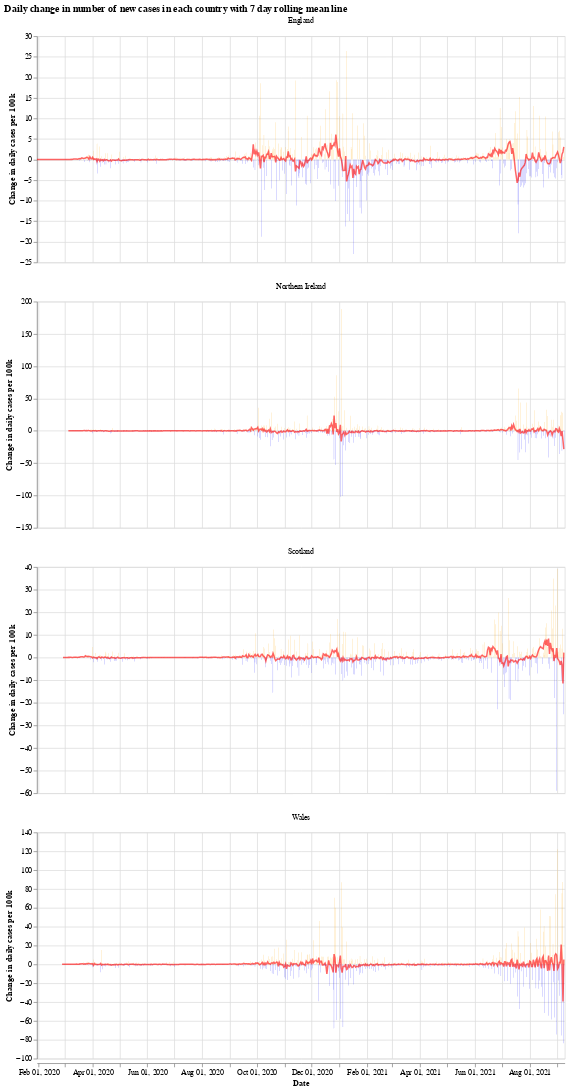

The notebook cell this image was saved under:
### Markdown cell above
We will use the Python library `Altair` for visualising the data, see the [altair docs](https://altair-viz.github.io/) for more information.

First we have a graph which shows the daily change in the number of new cases for each country. This number jumps up and down all over the place, which is likely due to delay in reporting of new cases over the weekend. Another interesting thing is that it looks like the daily cases in Wales experienced a much shorter period of calm over the summer (calm in the sense of daily cases not jumping up and down).

The orange bars are days when the number of new cases (per 100k population) was more than the previous day, while the blue are days when the number of new cases dropped. The red line is the 7 day moving average. 

When the moving average line is below 0, it means that there is a consistent drop in new cases. We can see this clearly happening around the times that lockdowns were introduced (though, to varying degrees). I will update the graphs soon with a marker of when each lockdown started.

### Code cell
# collapse
import altair as alt

bars = alt.Chart(uk_cases).mark_bar().encode(
    x=alt.X("yearmonthdate(date):T", axis=alt.Axis(title='Date')),
    y=alt.Y("casesChangeRate:Q", axis=alt.Axis(title='Change in daily cases per 100k')),
    tooltip='casesChange',
    color=alt.condition(
        alt.datum.casesChangeRate > 0,
        alt.value("orange"),  # The positive color
        alt.value("blue")  # The negative color
    )
).properties(title='Daily change in number of new cases with 7 day rolling mean',width=700).interactive()

line = alt.Chart(uk_cases).mark_line(
    color='red',
    size=2,
    opacity=0.6
).transform_window(
    rolling_mean='mean(casesChangeRate)',
    frame=[0, 7],
    groupby=['areaName']
).encode(
    x='yearmonthdate(date):T',
    y='rolling_mean:Q'
)

alt.layer(bars, line, data=uk_cases).facet(alt.Column(
    'areaName', title=''), columns=1).resolve_scale(y='independent').properties(title='Daily change in number of new cases in each country with 7 day rolling mean line')

### Figure 1 — Vega-Lite specification as saved in the notebook (floating-point values rounded to 4 significant figures; data arrays with more than 128 entries replaced by an {"elided": "..."} marker saying what was removed)
{"config": {"view": {"continuousWidth": 400, "continuousHeight": 300}}, "data": {"name": "data-97e36eda7cf9ab47edd2e2955467cdc2"}, "facet": {"type": "nominal", "field": "areaName", "title": ""}, "spec": {"layer": [{"mark": "bar", "encoding": {"color": {"condition": {"value": "orange", "test": "(datum.casesChangeRate > 0)"}, "value": "blue"}, "tooltip": {"type": "quantitative", "field": "casesChange"}, "x": {"type": "temporal", "axis": {"title": "Date"}, "field": "date", "timeUnit": "yearmonthdate"}, "y": {"type": "quantitative", "axis": {"title": "Change in daily cases per 100k"}, "field": "casesChangeRate"}}, "selection": {"selector001": {"type": "interval", "bind": "scales", "encodings": ["x", "y"]}}, "title": "Daily change in number of new cases with 7 day rolling mean", "width": 700}, {"mark": {"type": "line", "color": "red", "opacity": 0.6, "size": 2}, "encoding": {"x": {"type": "temporal", "field": "date", "timeUnit": "yearmonthdate"}, "y": {"type": "quantitative", "field": "rolling_mean"}}, "transform": [{"window": [{"op": "mean", "field": "casesChangeRate", "as": "rolling_mean"}], "frame": [0, 7], "groupby": ["areaName"]}]}]}, "columns": 1, "resolve": {"scale": {"y": "independent"}}, "title": "Daily change in number of new cases in each country with 7 day rolling mean line", "$schema": "https://vega.github.io/schema/vega-lite/v4.8.1.json", "datasets": {"data-97e36eda7cf9ab47edd2e2955467cdc2": {"elided": "2260 records"}}}
